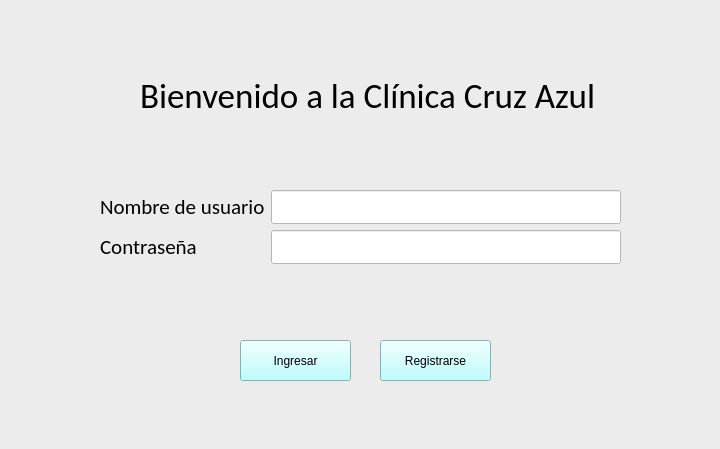
<?xml version="1.0" encoding="UTF-8"?>
<ui version="4.0">
 <class>login</class>
 <widget class="QMainWindow" name="login">
  <property name="geometry">
   <rect>
    <x>0</x>
    <y>0</y>
    <width>720</width>
    <height>449</height>
   </rect>
  </property>
  <property name="font">
   <font>
    <family>Calibri</family>
    <pointsize>14</pointsize>
   </font>
  </property>
  <property name="windowTitle">
   <string>Login</string>
  </property>
  <property name="styleSheet">
   <string notr="true">background-color: rgb(236, 236, 236);</string>
  </property>
  <widget class="QWidget" name="centralwidget">
   <widget class="QPushButton" name="btnEnter">
    <property name="geometry">
     <rect>
      <x>240</x>
      <y>340</y>
      <width>111</width>
      <height>41</height>
     </rect>
    </property>
    <property name="styleSheet">
     <string notr="true">background-color: rgb(170, 255, 255);
font: 14pt &quot;Calibri&quot;; color: #000000;
border-color: rgb(0, 0, 255);</string>
    </property>
    <property name="text">
     <string>Ingresar</string>
    </property>
   </widget>
   <widget class="QWidget" name="formLayoutWidget">
    <property name="geometry">
     <rect>
      <x>100</x>
      <y>190</y>
      <width>521</width>
      <height>81</height>
     </rect>
    </property>
    <layout class="QFormLayout" name="formLayout">
     <item row="0" column="0">
      <widget class="QLabel" name="lblUsername">
       <property name="font">
        <font>
         <family>Calibri</family>
         <pointsize>16</pointsize>
        </font>
       </property>
       <property name="text">
        <string>Nombre de usuario</string>
       </property>
      </widget>
     </item>
     <item row="0" column="1">
      <widget class="QLineEdit" name="txtBoxUsername">
       <property name="font">
        <font>
         <family>Calibri</family>
         <pointsize>16</pointsize>
        </font>
       </property>
       <property name="styleSheet">
        <string notr="true">background-color: rgb(255, 255, 255);</string>
       </property>
      </widget>
     </item>
     <item row="1" column="0">
      <widget class="QLabel" name="lblPassword">
       <property name="font">
        <font>
         <family>Calibri</family>
         <pointsize>16</pointsize>
        </font>
       </property>
       <property name="text">
        <string>Contraseña</string>
       </property>
      </widget>
     </item>
     <item row="1" column="1">
      <widget class="QLineEdit" name="txtBoxPassword">
       <property name="font">
        <font>
         <family>Calibri</family>
         <pointsize>16</pointsize>
        </font>
       </property>
       <property name="styleSheet">
        <string notr="true">background-color: rgb(255, 255, 255);</string>
       </property>
      </widget>
     </item>
    </layout>
   </widget>
   <widget class="QLabel" name="lblUsername_2">
    <property name="geometry">
     <rect>
      <x>140</x>
      <y>80</y>
      <width>471</width>
      <height>32</height>
     </rect>
    </property>
    <property name="font">
     <font>
      <family>Calibri</family>
      <pointsize>26</pointsize>
     </font>
    </property>
    <property name="text">
     <string>Bienvenido a la Clínica Cruz Azul</string>
    </property>
   </widget>
   <widget class="QPushButton" name="btnEnter_2">
    <property name="geometry">
     <rect>
      <x>380</x>
      <y>340</y>
      <width>111</width>
      <height>41</height>
     </rect>
    </property>
    <property name="styleSheet">
     <string notr="true">background-color: rgb(170, 255, 255);
font: 14pt &quot;Calibri&quot;; color: #000000;
border-color: rgb(0, 0, 255);</string>
    </property>
    <property name="text">
     <string>Registrarse</string>
    </property>
   </widget>
  </widget>
  <widget class="QStatusBar" name="statusbar"/>
 </widget>
 <resources/>
 <connections/>
</ui>
